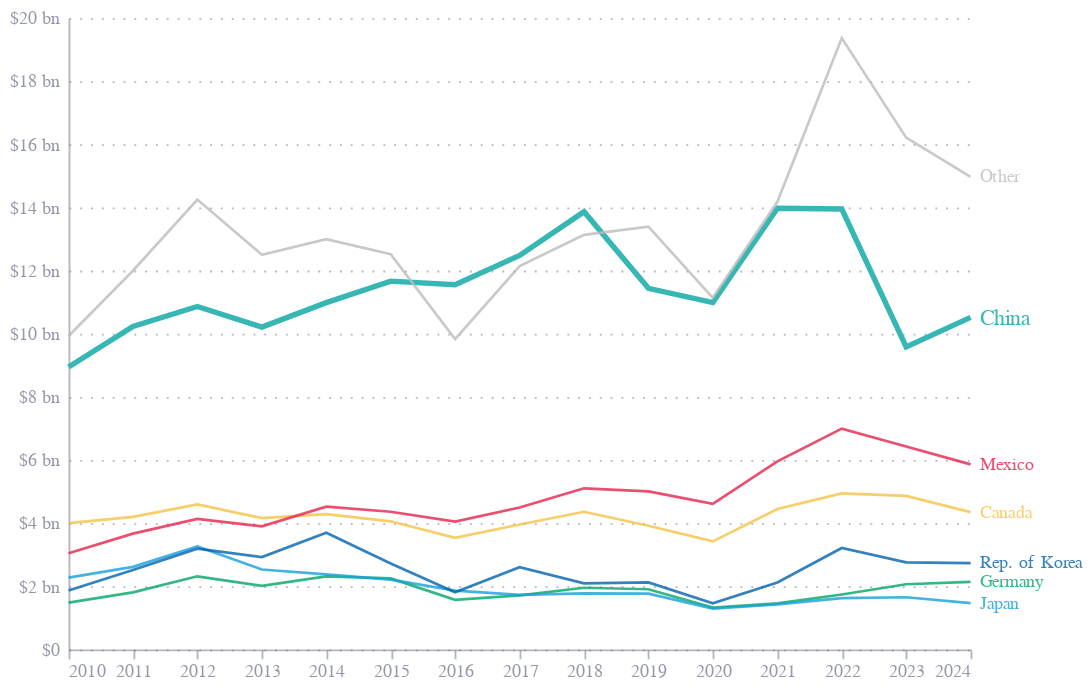

Notebook source saved alongside this figure:
### Code cell
DEFLATE = True

df = pd.read_csv("usa_iron_steel_article_imports.csv")
df = df[['period', 'reporterISO', 'reporterDesc', 'partnerISO', 'partnerDesc', 'primaryValue']]
df.columns = ['date', 'reporterISO', 'reporterDesc', 'exporterISO', 'exporterDesc', 'value']
df

# Who are the top 5 exporters of iron and steel to the USA over the period?
top_exporters = df.groupby(by=['exporterDesc', 'exporterISO'])['value'].sum().reset_index().sort_values(by='value', ascending=False).head(10)
# callouts = [
#     "CAN", "BRA", "MEX", "KOR", "RUS", "CHN"
# ]

callouts = top_exporters.query("exporterISO != 'W00' and exporterISO != 'S19'").head(6).exporterISO.unique().tolist()

full_df = df.copy()

# Mark everything else as "Other"
df['exporter'] = np.where(df['exporterISO'].isin(callouts), df['exporterDesc'], 'Other')

df = df.query("exporterISO != 'W00'")


df = df.groupby(['date', 'exporter'])['value'].sum().reset_index()

df['value'] = df['value'].astype(float)/1e9

df['label'] = np.where(df.date == df.date.max(), df['exporter'], '')
df['date'] = pd.to_datetime(df['date'], format='%Y')

# Deflate with the US deflator
if DEFLATE:
    df = df.merge(deflators_df.query("country_id == 'USA'")[['date', 'deflator']], on='date', how='left')
    df['value'] = df['value'] / df['deflator']


base = alt.Chart(df).encode(
    x=alt.X('date:T', title=''),
    y=alt.Y('value:Q', title='', axis=alt.Axis(
        format='$,.0f',
        labelExpr="datum.label + (datum.value > 0 ? ' bn' : '')",
        
        )),
    color=alt.Color('exporter:N',
                    legend=None,
                    scale=alt.Scale(
                        domain=df.query("date == 2024").sort_values(by='value', ascending=False).head(10).exporter.unique(),
                        range=["#bcbcbc", "#36B7B4","#E6224B","#F4C245","#0063AF","#00A767","#179FDB","#EB5C2E"]),
                     title='Exporter'),
)

lines = base.mark_line().encode(
    size=alt.condition(
        alt.datum.exporter == 'China',
        alt.value(3),
        alt.value(1.5)
    ),
    opacity=alt.condition(
        alt.datum.exporter == 'China',
        alt.value(1),
        alt.value(0.8)
    ),
)

end_labels = base.mark_text(
    align='left',
    dx=5,
).encode(
    text='label:N',
    size=alt.condition(
        alt.datum.exporter == 'China',
        alt.value(12),
        alt.value(10)
    ),
    opacity=alt.condition(
        alt.datum.exporter == 'China',
        alt.value(1),
        alt.value(0.8)
    )
)


chart = lines + end_labels

chart = chart.properties(
    width=500,
    height=350
)

print("Chapter 73 — Iron and Steel articles" + (" (Deflated)" if DEFLATE else ""))
chart.save(f"charts/usa_iron_steel_articles_exports_chapter_73{'_deflated' if DEFLATE else ''}.png", scale_factor=3)
chart.save(f"charts/usa_iron_steel_articles_exports_chapter_73{'_deflated' if DEFLATE else ''}.html")
chart

### Figure 1 — Vega-Lite specification as saved in the notebook (floating-point values rounded to 4 significant figures)
{"config": {"font": "Circular Std", "mark": {"line": {"interpolate": "monotone"}}, "view": {"stroke": "transparent", "width": 400, "height": 300}, "range": {"category": ["#36B7B4", "#E6224B", "#F4C245", "#0063AF", "#00A767", "#179FDB", "#EB5C2E"], "diverging": ["#E6224B", "#E54753", "#C9C9C9", "#179FDB", "#122B39"], "heatmap": ["#C9C9C9", "#179FDB", "#0063AF", "#122B39"], "ordinal": ["#00A767", "#36B7B4", "#179FDB", "#0063AF", "#243B5A"]}, "axisX": {"domainColor": "#676A86", "domainOpacity": 0.5, "grid": false, "labelAngle": 0, "labelColor": "#676A86", "labelOpacity": 0.7, "orient": "bottom", "tickColor": "#676A86", "tickCount": 10, "tickOpacity": 0.5, "title": false, "titleAlign": "center", "titleAnchor": "middle", "titleColor": "#676A86", "titleFontSize": 12, "titleOpacity": 0.8, "titleY": -15}, "axisY": {"domainColor": "#676A86", "domainOpacity": 0.5, "gridColor": "#676A86", "gridDash": [1, 5], "gridOpacity": 0.5, "labelColor": "#676A86", "labelOpacity": 0.7, "labelPadding": 5, "tickColor": "#676A86", "tickCount": 8, "tickOpacity": 0.5, "ticks": false, "titleAlign": "left", "titleAngle": 0, "titleBaseline": "bottom", "titleColor": "#676A86", "titleFontSize": 12, "titleOpacity": 0.8, "titleX": 0, "titleY": -7}}, "layer": [{"mark": {"type": "line"}, "encoding": {"color": {"field": "exporter", "legend": null, "scale": {"domain": ["Other", "China", "Mexico", "Canada", "Rep. of Korea", "Germany", "Japan"], "range": ["#bcbcbc", "#36B7B4", "#E6224B", "#F4C245", "#0063AF", "#00A767", "#179FDB", "#EB5C2E"]}, "title": "Exporter", "type": "nominal"}, "opacity": {"condition": {"test": "(datum.exporter === 'China')", "value": 1}, "value": 0.8}, "size": {"condition": {"test": "(datum.exporter === 'China')", "value": 3}, "value": 1.5}, "x": {"field": "date", "title": "", "type": "temporal"}, "y": {"axis": {"format": "$,.0f", "labelExpr": "datum.label + (datum.value > 0 ? ' bn' : '')"}, "field": "value", "title": "", "type": "quantitative"}}}, {"mark": {"type": "text", "align": "left", "dx": 5}, "encoding": {"color": {"field": "exporter", "legend": null, "scale": {"domain": ["Other", "China", "Mexico", "Canada", "Rep. of Korea", "Germany", "Japan"], "range": ["#bcbcbc", "#36B7B4", "#E6224B", "#F4C245", "#0063AF", "#00A767", "#179FDB", "#EB5C2E"]}, "title": "Exporter", "type": "nominal"}, "opacity": {"condition": {"test": "(datum.exporter === 'China')", "value": 1}, "value": 0.8}, "size": {"condition": {"test": "(datum.exporter === 'China')", "value": 12}, "value": 10}, "text": {"field": "label", "type": "nominal"}, "x": {"field": "date", "title": "", "type": "temporal"}, "y": {"axis": {"format": "$,.0f", "labelExpr": "datum.label + (datum.value > 0 ? ' bn' : '')"}, "field": "value", "title": "", "type": "quantitative"}}}], "data": {"name": "data-5137ed80c286705ca1a5219ab7c64d1a"}, "height": 350, "width": 500, "$schema": "https://vega.github.io/schema/vega-lite/v5.20.1.json", "datasets": {"data-5137ed80c286705ca1a5219ab7c64d1a": [{"date": "2010-01-01T00:00:00", "exporter": "Canada", "value": 4.001, "label": "", "deflator": 0.8963}, {"date": "2010-01-01T00:00:00", "exporter": "China", "value": 8.948, "label": "", "deflator": 0.8963}, {"date": "2010-01-01T00:00:00", "exporter": "Germany", "value": 1.482, "label": "", "deflator": 0.8963}, {"date": "2010-01-01T00:00:00", "exporter": "Japan", "value": 2.273, "label": "", "deflator": 0.8963}, {"date": "2010-01-01T00:00:00", "exporter": "Mexico", "value": 3.047, "label": "", "deflator": 0.8963}, {"date": "2010-01-01T00:00:00", "exporter": "Other", "value": 9.927, "label": "", "deflator": 0.8963}, {"date": "2010-01-01T00:00:00", "exporter": "Rep. of Korea", "value": 1.864, "label": "", "deflator": 0.8963}, {"date": "2011-01-01T00:00:00", "exporter": "Canada", "value": 4.199, "label": "", "deflator": 0.9148}, {"date": "2011-01-01T00:00:00", "exporter": "China", "value": 10.23, "label": "", "deflator": 0.9148}, {"date": "2011-01-01T00:00:00", "exporter": "Germany", "value": 1.81, "label": "", "deflator": 0.9148}, {"date": "2011-01-01T00:00:00", "exporter": "Japan", "value": 2.614, "label": "", "deflator": 0.9148}, {"date": "2011-01-01T00:00:00", "exporter": "Mexico", "value": 3.667, "label": "", "deflator": 0.9148}, {"date": "2011-01-01T00:00:00", "exporter": "Other", "value": 11.99, "label": "", "deflator": 0.9148}, {"date": "2011-01-01T00:00:00", "exporter": "Rep. of Korea", "value": 2.519, "label": "", "deflator": 0.9148}, {"date": "2012-01-01T00:00:00", "exporter": "Canada", "value": 4.596, "label": "", "deflator": 0.9318}, {"date": "2012-01-01T00:00:00", "exporter": "China", "value": 10.86, "label": "", "deflator": 0.9318}, {"date": "2012-01-01T00:00:00", "exporter": "Germany", "value": 2.317, "label": "", "deflator": 0.9318}, {"date": "2012-01-01T00:00:00", "exporter": "Japan", "value": 3.26, "label": "", "deflator": 0.9318}, {"date": "2012-01-01T00:00:00", "exporter": "Mexico", "value": 4.136, "label": "", "deflator": 0.9318}, {"date": "2012-01-01T00:00:00", "exporter": "Other", "value": 14.25, "label": "", "deflator": 0.9318}, {"date": "2012-01-01T00:00:00", "exporter": "Rep. of Korea", "value": 3.192, "label": "", "deflator": 0.9318}, {"date": "2013-01-01T00:00:00", "exporter": "Canada", "value": 4.163, "label": "", "deflator": 0.9477}, {"date": "2013-01-01T00:00:00", "exporter": "China", "value": 10.21, "label": "", "deflator": 0.9477}, {"date": "2013-01-01T00:00:00", "exporter": "Germany", "value": 2.015, "label": "", "deflator": 0.9477}, {"date": "2013-01-01T00:00:00", "exporter": "Japan", "value": 2.532, "label": "", "deflator": 0.9477}, {"date": "2013-01-01T00:00:00", "exporter": "Mexico", "value": 3.901, "label": "", "deflator": 0.9477}, {"date": "2013-01-01T00:00:00", "exporter": "Other", "value": 12.5, "label": "", "deflator": 0.9477}, {"date": "2013-01-01T00:00:00", "exporter": "Rep. of Korea", "value": 2.926, "label": "", "deflator": 0.9477}, {"date": "2014-01-01T00:00:00", "exporter": "Canada", "value": 4.286, "label": "", "deflator": 0.9642}, {"date": "2014-01-01T00:00:00", "exporter": "China", "value": 10.99, "label": "", "deflator": 0.9642}, {"date": "2014-01-01T00:00:00", "exporter": "Germany", "value": 2.312, "label": "", "deflator": 0.9642}, {"date": "2014-01-01T00:00:00", "exporter": "Japan", "value": 2.376, "label": "", "deflator": 0.9642}, {"date": "2014-01-01T00:00:00", "exporter": "Mexico", "value": 4.524, "label": "", "deflator": 0.9642}, {"date": "2014-01-01T00:00:00", "exporter": "Other", "value": 13.0, "label": "", "deflator": 0.9642}, {"date": "2014-01-01T00:00:00", "exporter": "Rep. of Korea", "value": 3.698, "label": "", "deflator": 0.9642}, {"date": "2015-01-01T00:00:00", "exporter": "Canada", "value": 4.059, "label": "", "deflator": 0.9732}, {"date": "2015-01-01T00:00:00", "exporter": "China", "value": 11.67, "label": "", "deflator": 0.9732}, {"date": "2015-01-01T00:00:00", "exporter": "Germany", "value": 2.25, "label": "", "deflator": 0.9732}, {"date": "2015-01-01T00:00:00", "exporter": "Japan", "value": 2.21, "label": "", "deflator": 0.9732}, {"date": "2015-01-01T00:00:00", "exporter": "Mexico", "value": 4.362, "label": "", "deflator": 0.9732}, {"date": "2015-01-01T00:00:00", "exporter": "Other", "value": 12.52, "label": "", "deflator": 0.9732}, {"date": "2015-01-01T00:00:00", "exporter": "Rep. of Korea", "value": 2.72, "label": "", "deflator": 0.9732}, {"date": "2016-01-01T00:00:00", "exporter": "Canada", "value": 3.533, "label": "", "deflator": 0.9824}, {"date": "2016-01-01T00:00:00", "exporter": "China", "value": 11.55, "label": "", "deflator": 0.9824}, {"date": "2016-01-01T00:00:00", "exporter": "Germany", "value": 1.571, "label": "", "deflator": 0.9824}, {"date": "2016-01-01T00:00:00", "exporter": "Japan", "value": 1.865, "label": "", "deflator": 0.9824}, {"date": "2016-01-01T00:00:00", "exporter": "Mexico", "value": 4.05, "label": "", "deflator": 0.9824}, {"date": "2016-01-01T00:00:00", "exporter": "Other", "value": 9.829, "label": "", "deflator": 0.9824}, {"date": "2016-01-01T00:00:00", "exporter": "Rep. of Korea", "value": 1.808, "label": "", "deflator": 0.9824}, {"date": "2017-01-01T00:00:00", "exporter": "Canada", "value": 3.956, "label": "", "deflator": 1.0}, {"date": "2017-01-01T00:00:00", "exporter": "China", "value": 12.48, "label": "", "deflator": 1.0}, {"date": "2017-01-01T00:00:00", "exporter": "Germany", "value": 1.713, "label": "", "deflator": 1.0}, {"date": "2017-01-01T00:00:00", "exporter": "Japan", "value": 1.729, "label": "", "deflator": 1.0}, {"date": "2017-01-01T00:00:00", "exporter": "Mexico", "value": 4.496, "label": "", "deflator": 1.0}, {"date": "2017-01-01T00:00:00", "exporter": "Other", "value": 12.14, "label": "", "deflator": 1.0}, {"date": "2017-01-01T00:00:00", "exporter": "Rep. of Korea", "value": 2.606, "label": "", "deflator": 1.0}, {"date": "2018-01-01T00:00:00", "exporter": "Canada", "value": 4.361, "label": "", "deflator": 1.023}, {"date": "2018-01-01T00:00:00", "exporter": "China", "value": 13.87, "label": "", "deflator": 1.023}, {"date": "2018-01-01T00:00:00", "exporter": "Germany", "value": 1.954, "label": "", "deflator": 1.023}, {"date": "2018-01-01T00:00:00", "exporter": "Japan", "value": 1.773, "label": "", "deflator": 1.023}, {"date": "2018-01-01T00:00:00", "exporter": "Mexico", "value": 5.104, "label": "", "deflator": 1.023}, {"date": "2018-01-01T00:00:00", "exporter": "Other", "value": 13.13, "label": "", "deflator": 1.023}, {"date": "2018-01-01T00:00:00", "exporter": "Rep. of Korea", "value": 2.091, "label": "", "deflator": 1.023}, {"date": "2019-01-01T00:00:00", "exporter": "Canada", "value": 3.919, "label": "", "deflator": 1.04}, {"date": "2019-01-01T00:00:00", "exporter": "China", "value": 11.44, "label": "", "deflator": 1.04}, {"date": "2019-01-01T00:00:00", "exporter": "Germany", "value": 1.906, "label": "", "deflator": 1.04}, {"date": "2019-01-01T00:00:00", "exporter": "Japan", "value": 1.767, "label": "", "deflator": 1.04}, {"date": "2019-01-01T00:00:00", "exporter": "Mexico", "value": 5.007, "label": "", "deflator": 1.04}, {"date": "2019-01-01T00:00:00", "exporter": "Other", "value": 13.39, "label": "", "deflator": 1.04}, {"date": "2019-01-01T00:00:00", "exporter": "Rep. of Korea", "value": 2.122, "label": "", "deflator": 1.04}, {"date": "2020-01-01T00:00:00", "exporter": "Canada", "value": 3.423, "label": "", "deflator": 1.054}, {"date": "2020-01-01T00:00:00", "exporter": "China", "value": 10.99, "label": "", "deflator": 1.054}, {"date": "2020-01-01T00:00:00", "exporter": "Germany", "value": 1.327, "label": "", "deflator": 1.054}, {"date": "2020-01-01T00:00:00", "exporter": "Japan", "value": 1.291, "label": "", "deflator": 1.054}, {"date": "2020-01-01T00:00:00", "exporter": "Mexico", "value": 4.614, "label": "", "deflator": 1.054}, {"date": "2020-01-01T00:00:00", "exporter": "Other", "value": 11.14, "label": "", "deflator": 1.054}, {"date": "2020-01-01T00:00:00", "exporter": "Rep. of Korea", "value": 1.463, "label": "", "deflator": 1.054}, {"date": "2021-01-01T00:00:00", "exporter": "Canada", "value": 4.448, "label": "", "deflator": 1.102}, {"date": "2021-01-01T00:00:00", "exporter": "China", "value": 13.98, "label": "", "deflator": 1.102}, {"date": "2021-01-01T00:00:00", "exporter": "Germany", "value": 1.461, "label": "", "deflator": 1.102}, {"date": "2021-01-01T00:00:00", "exporter": "Japan", "value": 1.425, "label": "", "deflator": 1.102}, {"date": "2021-01-01T00:00:00", "exporter": "Mexico", "value": 5.957, "label": "", "deflator": 1.102}, {"date": "2021-01-01T00:00:00", "exporter": "Other", "value": 14.18, "label": "", "deflator": 1.102}, {"date": "2021-01-01T00:00:00", "exporter": "Rep. of Korea", "value": 2.121, "label": "", "deflator": 1.102}, {"date": "2022-01-01T00:00:00", "exporter": "Canada", "value": 4.944, "label": "", "deflator": 1.18}, {"date": "2022-01-01T00:00:00", "exporter": "China", "value": 13.95, "label": "", "deflator": 1.18}, {"date": "2022-01-01T00:00:00", "exporter": "Germany", "value": 1.74, "label": "", "deflator": 1.18}, {"date": "2022-01-01T00:00:00", "exporter": "Japan", "value": 1.627, "label": "", "deflator": 1.18}, {"date": "2022-01-01T00:00:00", "exporter": "Mexico", "value": 6.994, "label": "", "deflator": 1.18}, {"date": "2022-01-01T00:00:00", "exporter": "Other", "value": 19.37, "label": "", "deflator": 1.18}, {"date": "2022-01-01T00:00:00", "exporter": "Rep. of Korea", "value": 3.212, "label": "", "deflator": 1.18}, {"date": "2023-01-01T00:00:00", "exporter": "Canada", "value": 4.864, "label": "", "deflator": 1.223}, {"date": "2023-01-01T00:00:00", "exporter": "China", "value": 9.581, "label": "", "deflator": 1.223}, {"date": "2023-01-01T00:00:00", "exporter": "Germany", "value": 2.065, "label": "", "deflator": 1.223}, {"date": "2023-01-01T00:00:00", "exporter": "Japan", "value": 1.653, "label": "", "deflator": 1.223}, {"date": "2023-01-01T00:00:00", "exporter": "Mexico", "value": 6.427, "label": "", "deflator": 1.223}, {"date": "2023-01-01T00:00:00", "exporter": "Other", "value": 16.21, "label": "", "deflator": 1.223}, {"date": "2023-01-01T00:00:00", "exporter": "Rep. of Korea", "value": 2.76, "label": "", "deflator": 1.223}, {"date": "2024-01-01T00:00:00", "exporter": "Canada", "value": 4.351, "label": "Canada", "deflator": 1.252}, {"date": "2024-01-01T00:00:00", "exporter": "China", "value": 10.52, "label": "China", "deflator": 1.252}, {"date": "2024-01-01T00:00:00", "exporter": "Germany", "value": 2.14, "label": "Germany", "deflator": 1.252}, {"date": "2024-01-01T00:00:00", "exporter": "Japan", "value": 1.466, "label": "Japan", "deflator": 1.252}, {"date": "2024-01-01T00:00:00", "exporter": "Mexico", "value": 5.863, "label": "Mexico", "deflator": 1.252}, {"date": "2024-01-01T00:00:00", "exporter": "Other", "value": 14.97, "label": "Other", "deflator": 1.252}, {"date": "2024-01-01T00:00:00", "exporter": "Rep. of Korea", "value": 2.736, "label": "Rep. of Korea", "deflator": 1.252}]}}
